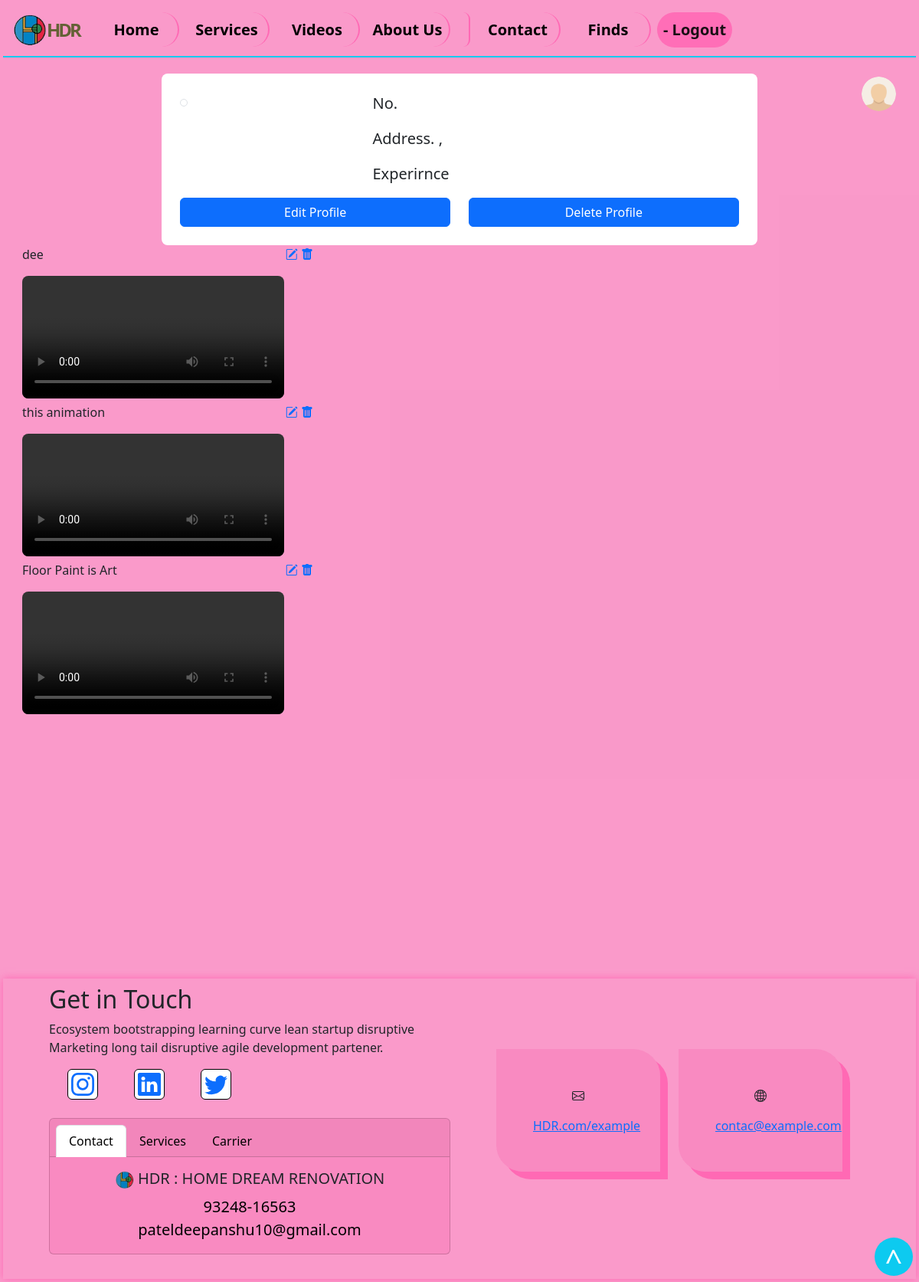
Page /user/ (signed in) on the earlier database version.
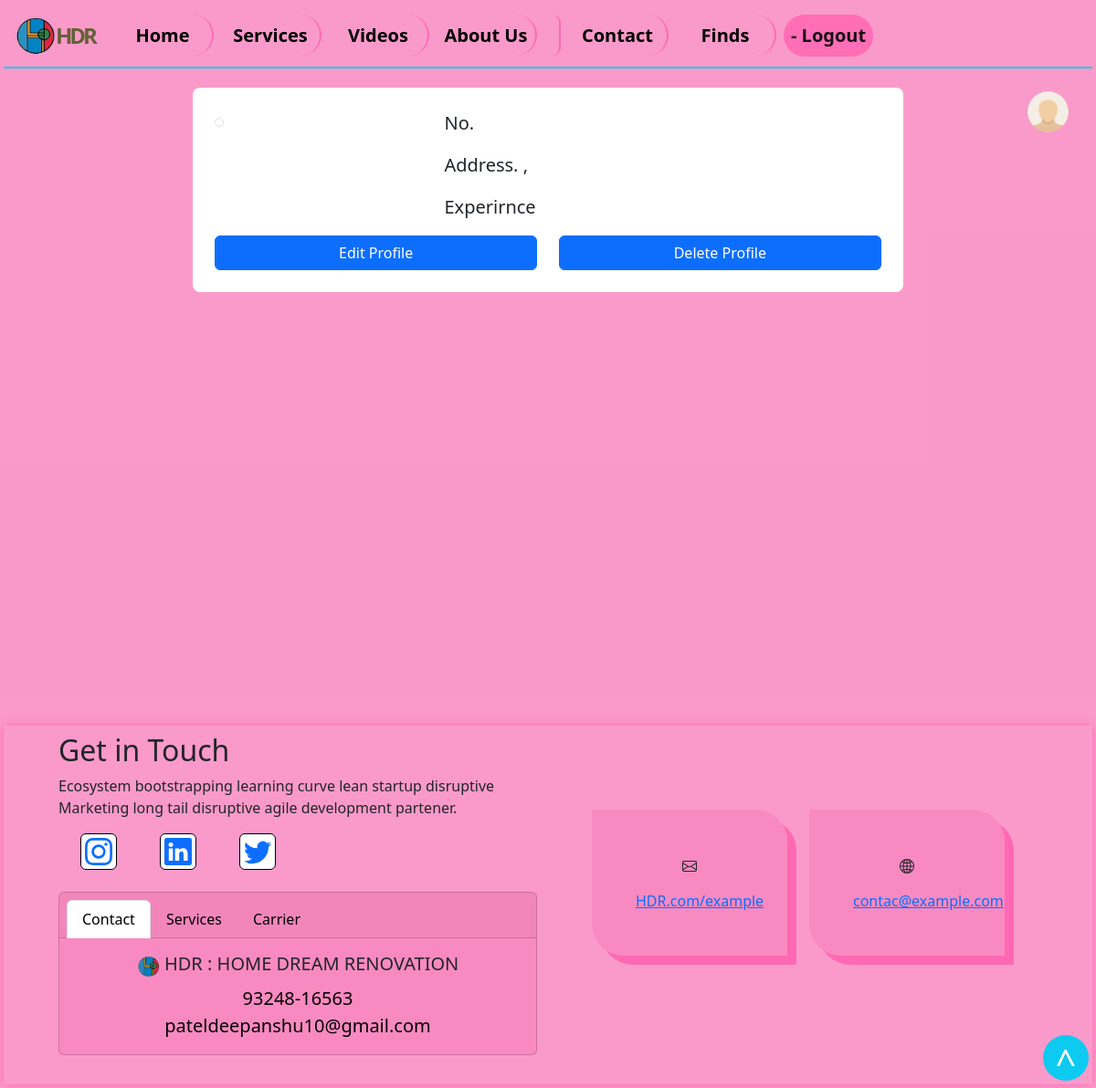
Same page on the later database version.
### HDRAPP/models.py (models this page shows, shortened)
class Video_Add(models.Model):
    title = models.CharField(max_length = 200)
    video = models.FileField(upload_to='video/')
    created_at = models.DateTimeField(auto_now_add=True)
    username = models.ForeignKey(User, on_delete=models.CASCADE, default=1)

### HDRAPP/views.py (the view)
# urls.py: path('user/', views.USER, name='user'),
def USER(request):
    context = {}
    userdetails = User.objects.all()
    userVideo = Video_Add.objects.all()
    context['userdetails'] = userdetails
    context['uservideos'] = userVideo
    display_user_video = Video_Add.objects.filter(username = request.user)
    display_user_profiles = Job_profile.objects.filter(username = request.user)
    context['u_video'] = display_user_video
    context['u_profile'] = display_user_profiles
    return render(request, 'HDRAPP/faq.html', context)

### HDRAPP/templates/HDRAPP/faq.html (shortened to what this page needs)
{% extends 'HDRAPP/base.html' %}
{% load static %}
{% block body %}
<div class="h-20-user">
    <div class="text-end">
        <div>
            <img src="{% static 'Images/unprofile.png' %}" alt="LOGO_HDR" height="45px" width="45px" style="border-radius: 50%; cursor: pointer;" id="user-profile-image">
        </div>
    </div>
</div>
<div class="container-fluid h-91 py-2">
     <div class="user-profile-parent-container h-80-user">
        <div class="user-profile-container">
            <div id="user-profile-body_section">
                <div class="row d-flex justify-content-center ">
                    <div class="col-md-8 bg-white p-4 rounded-3">
                        <div class="row mb-3 ">
                            <div class="col-4">
                                <img src="{{ u_profile.0.image.url }}" class="img img-fluid img-thumbnail" alt="">
                            </div>
                            <div class="col-6">
                                <p class="card-text fs-5">No. {{ u_profile.0.mobile_no}}</p>
                                <p class="card-text fs-5">Address. {{ u_profile.0.address_one }}, {{ u_profile.address_two }}</p>
                                <p class="card-text fs-5">Experirnce {{ u_profile.0.experience }}</p>
                            </div>
                        </div>
                        <div class="row">
                            <div class="col-md-6"><a href="/userprofileedit/{{u_profile.0.id}}" class="btn btn-primary w-100">Edit Profile</a></div>
                            <div class="col-md-6"><a href="/userprofiledelete/{{u_profile.0.id}}" class="btn btn-primary w-100">Delete Profile</a></div>
                        </div>
                    </div>
                </div>
                <div id="size_dedu">
                   {% for video in u_video %}
                   <p>{{ video.title }}
                    <span style="float: right;">
                    <a href="/uservideoedit/{{video.id}}"><i class="bi bi-pencil-square"></i></a>
                    <a href="/uservideodelete/{{video.id}}"><i class="bi bi-trash-fill"></i></a>
                    </span>
                   </p>
                    <video src="{{ video.video.url }}" loop height="80%" width="90%" controls class="rounded-3 "></video>
                   {% endfor %}
                </div>
            </div>
        </div>
    </div>
</div>
{% endblock body %}

Differences in the rows shown:
removed Video_Add: title "dee"
removed Video_Add: title "this animation"
removed Video_Add: title "Floor Paint is Art"
